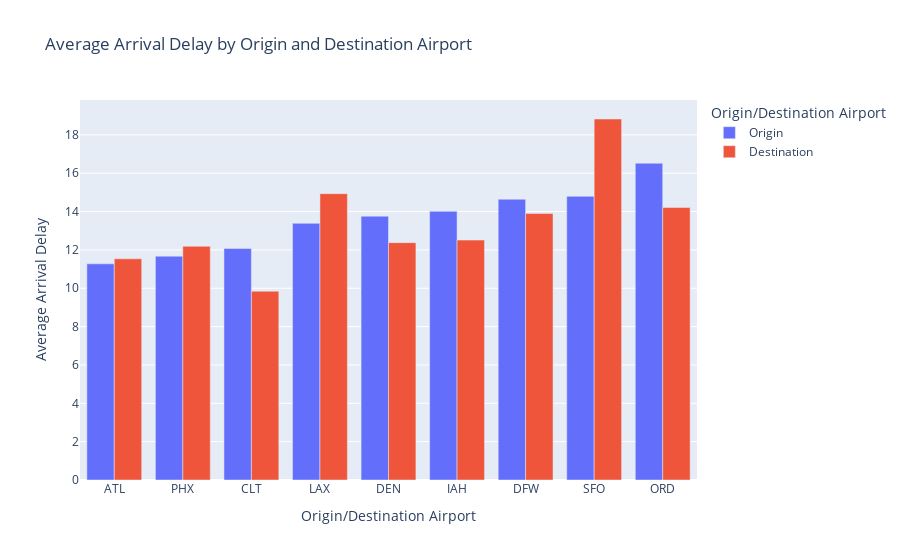

The cell this chart's notebook holds for it:
### Code cell
avg_delay = df.groupby("Origin").mean("ArrDelayMinutes").orderBy("avg(ArrDelayMinutes)").toPandas()
avg_delay_by_dest = df.groupby("Dest").mean("ArrDelayMinutes").orderBy("avg(ArrDelayMinutes)").toPandas()

# join the two dataframes
avg_delay = avg_delay.merge(
    avg_delay_by_dest, how="inner", left_on="Origin", right_on="Dest"
)

avg_delay.drop("Dest", axis=1, inplace=True)
avg_delay.columns = ["Airport", "Origin", "Destination"]
avg_delay = pd.melt(avg_delay, id_vars="Airport", 
                            value_vars = ['Origin', 'Destination'],
                            var_name='Feature', value_name='ArrDelayMinutes')
bar_plot = px.bar(
    avg_delay,
    x="Airport",
    y="ArrDelayMinutes",
    color = 'Feature', barmode='group',
    title="Average Arrival Delay by Origin and Destination Airport",
    labels={"ArrDelayMinutes": "Average Arrival Delay", "Origin": "Airport Code", "Feature": "Origin/Destination Airport"},
)
bar_plot.update_layout(
    xaxis_title="Origin/Destination Airport", yaxis_title="Average Arrival Delay"
)

bar_plot.show()

### Figure 1 — Plotly figure (JSON) as saved in the notebook; plotly's stock layout.template omitted (floating-point values rounded to 4 significant figures)
{"data": [{"alignmentgroup": "True", "hovertemplate": "Origin/Destination Airport=Origin<br>Airport=%{x}<br>Average Arrival Delay=%{y}<extra></extra>", "legendgroup": "Origin", "marker": {"color": "#636efa", "pattern": {"shape": ""}}, "name": "Origin", "offsetgroup": "Origin", "orientation": "v", "showlegend": true, "textposition": "auto", "type": "bar", "x": ["ATL", "PHX", "CLT", "LAX", "DEN", "IAH", "DFW", "SFO", "ORD"], "xaxis": "x", "y": [11.27, 11.67, 12.08, 13.38, 13.76, 14.01, 14.64, 14.79, 16.52], "yaxis": "y"}, {"alignmentgroup": "True", "hovertemplate": "Origin/Destination Airport=Destination<br>Airport=%{x}<br>Average Arrival Delay=%{y}<extra></extra>", "legendgroup": "Destination", "marker": {"color": "#EF553B", "pattern": {"shape": ""}}, "name": "Destination", "offsetgroup": "Destination", "orientation": "v", "showlegend": true, "textposition": "auto", "type": "bar", "x": ["ATL", "PHX", "CLT", "LAX", "DEN", "IAH", "DFW", "SFO", "ORD"], "xaxis": "x", "y": [11.54, 12.19, 9.845, 14.93, 12.38, 12.51, 13.9, 18.83, 14.21], "yaxis": "y"}], "layout": {"barmode": "group", "legend": {"title": {"text": "Origin/Destination Airport"}, "tracegroupgap": 0}, "title": {"text": "Average Arrival Delay by Origin and Destination Airport"}, "xaxis": {"anchor": "y", "domain": [0, 1], "title": {"text": "Origin/Destination Airport"}}, "yaxis": {"anchor": "x", "domain": [0, 1], "title": {"text": "Average Arrival Delay"}}}}
